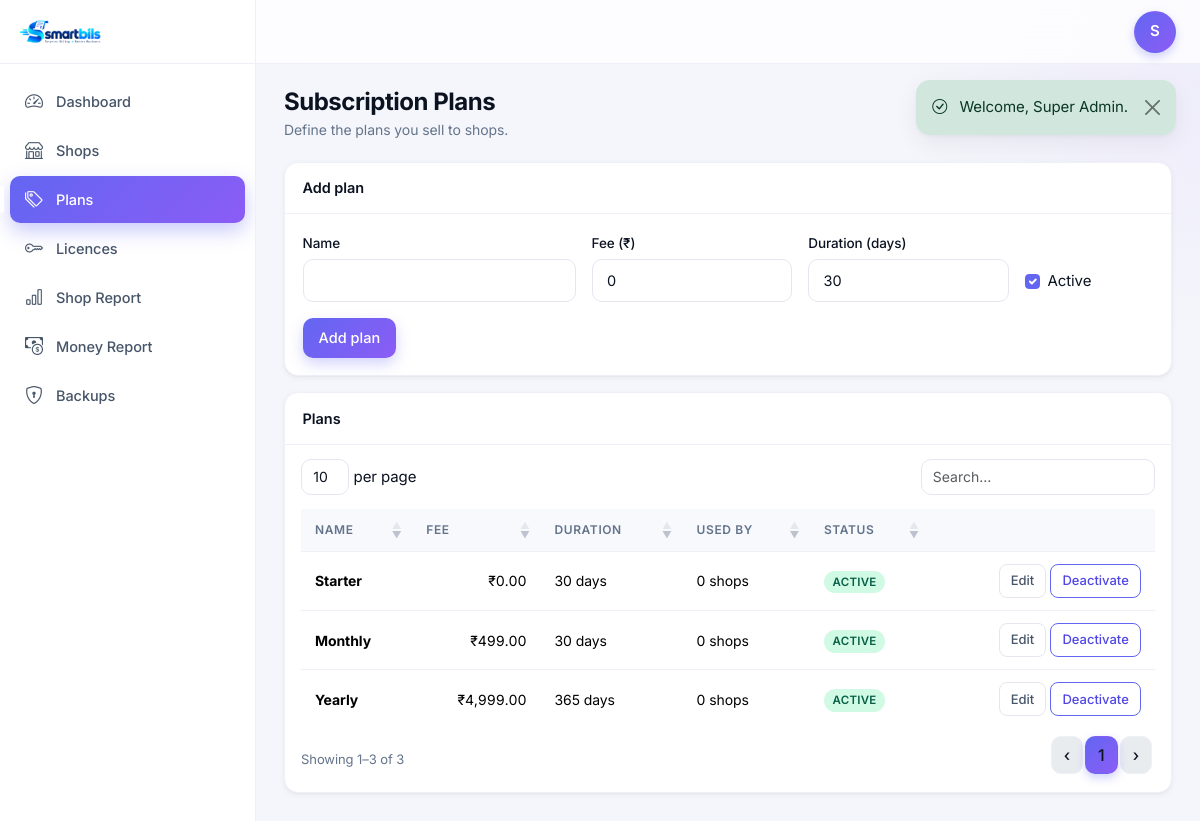
The app's page /admin/plans/index.php (signed in) with its own data.
### tables this page shows
CREATE TABLE IF NOT EXISTS `subscription_plans` (
  `id`            BIGINT UNSIGNED NOT NULL AUTO_INCREMENT,
  `name`          VARCHAR(100) NOT NULL,
  `fee`           DECIMAL(12,2) NOT NULL DEFAULT 0,
  `duration_days` INT UNSIGNED NOT NULL DEFAULT 30,
  `is_active`     TINYINT(1) NOT NULL DEFAULT 1,
  `created_at`    DATETIME NOT NULL DEFAULT CURRENT_TIMESTAMP,
  `updated_at`    DATETIME NOT NULL DEFAULT CURRENT_TIMESTAMP ON UPDATE CURRENT_TIMESTAMP,
  PRIMARY KEY (`id`),
  UNIQUE KEY `uq_plans_name` (`name`)
);

### includes/functions.php (called while the page is built, shortened)
<?php
function e($v): string {
    return htmlspecialchars((string)($v ?? ''), ENT_QUOTES, 'UTF-8');
}
function url(string $path = ''): string {
    return rtrim(BASE_URL, '/') . '/' . ltrim($path, '/');
}
function flash_pull(): array {
    $f = $_SESSION['_flash'] ?? [];
    return $f;
}
function money($amount): string {
    return APP_CURRENCY_SYMBOL . number_format((float)$amount, 2);
}
function current_user(): ?array {
    return $_SESSION['user'] ?? null;
}

### config/database.php (called while the page is built, shortened)
<?php
function db(): PDO {
    static $pdo = null;
    $dsn = sprintf(
        'mysql:host=%s;port=%s;dbname=%s;charset=%s',
        DB_HOST, DB_PORT, DB_NAME, DB_CHARSET
    );
    try {
        $pdo = new PDO($dsn, DB_USER, DB_PASS, [
            PDO::ATTR_ERRMODE            => PDO::ERRMODE_EXCEPTION,
            PDO::ATTR_DEFAULT_FETCH_MODE => PDO::FETCH_ASSOC,
            PDO::ATTR_EMULATE_PREPARES   => false,
            PDO::MYSQL_ATTR_INIT_COMMAND => "SET NAMES utf8mb4 COLLATE utf8mb4_unicode_ci, time_zone = '+05:30'",
        ]);
    } catch (PDOException $e) {
        if (defined('APP_DEBUG') && APP_DEBUG) {
            http_response_code(500);
            exit('DB connect failed: ' . htmlspecialchars($e->getMessage(), ENT_QUOTES, 'UTF-8'));
        }
        error_log('[DB] ' . $e->getMessage());
        http_response_code(500);
        exit('Service unavailable.');
    }
    return $pdo;
}

### admin/plans/index.php (the view, shortened to what this page needs)
<?php
$plans = db()->query("
    SELECT p.*, (SELECT COUNT(*) FROM shop_licenses WHERE plan_id = p.id) AS usage_count
    FROM subscription_plans p
    ORDER BY p.is_active DESC, p.fee ASC")->fetchAll();
$edit = null;
require __DIR__ . '/../../includes/layout-top.php';
?>
<div class="sb-page-header">
  <div>
    <h1 class="sb-page-title">Subscription Plans</h1>
    <p class="sb-page-subtitle">Define the plans you sell to shops.</p>
  </div>
</div>
<div class="card mb-3">
  <div class="card-header"><?= $edit ? 'Edit plan' : 'Add plan' ?></div>
  <div class="card-body">
    <form method="post" class="js-once">
      <div class="row g-3">
        <div class="col-md-4">
          <label class="form-label">Name</label>
          <input class="form-control" name="name" value="<?= e($edit['name'] ?? '') ?>" required>
        </div>
        <div class="col-md-3">
          <label class="form-label">Fee (<?= APP_CURRENCY_SYMBOL ?>)</label>
          <input class="form-control" type="number" step="0.01" min="0" name="fee" value="<?= e($edit['fee'] ?? '0') ?>" required>
        </div>
        <div class="col-md-3">
          <label class="form-label">Duration (days)</label>
          <input class="form-control" type="number" min="1" name="duration_days" value="<?= e($edit['duration_days'] ?? '30') ?>" required>
        </div>
        <div class="col-md-2 d-flex align-items-end">
          <div class="form-check mb-2">
            <input class="form-check-input" type="checkbox" id="is_active" name="is_active" value="1" <?= (!$edit || $edit['is_active']) ? 'checked' : '' ?>>
            <label class="form-check-label" for="is_active">Active</label>
          </div>
        </div>
      </div>
      <div class="mt-3 d-flex gap-2">
        <button class="btn btn-primary"><?= $edit ? 'Save changes' : 'Add plan' ?></button>
      </div>
    </form>
  </div>
</div>
<div class="card">
  <div class="card-header">Plans</div>
  <div class="table-responsive">
    <table class="table sb-datatable" data-nosort="5">
      <thead><tr><th>Name</th><th class="sb-money">Fee</th><th>Duration</th><th>Used by</th><th>Status</th><th></th></tr></thead>
      <tbody>
      <?php foreach ($plans as $p): ?>
        <tr>
          <td><strong><?= e($p['name']) ?></strong></td>
          <td class="sb-money" data-order="<?= e($p['fee']) ?>"><?= money($p['fee']) ?></td>
          <td data-order="<?= (int)$p['duration_days'] ?>"><?= (int)$p['duration_days'] ?> days</td>
          <td data-order="<?= (int)$p['usage_count'] ?>"><?= (int)$p['usage_count'] ?> shops</td>
          <td data-order="<?= (int)$p['is_active'] ?>">
            <?php if ($p['is_active']): ?>
              <span class="badge-pill badge-paid">Active</span>
            <?php else: ?>
              <span class="badge-pill badge-unpaid">Inactive</span>
            <?php endif; ?>
          </td>
          <td class="text-end text-nowrap">
            <a class="btn btn-sm btn-outline-secondary" href="?edit=<?= (int)$p['id'] ?>">Edit</a>
            <form method="post" class="d-inline">
              <button class="btn btn-sm btn-outline-primary">
                <?= $p['is_active'] ? 'Deactivate' : 'Activate' ?>
              </button>
            </form>
          </td>
        </tr>
      <?php endforeach; ?>
      </tbody>
    </table>
  </div>
</div>
<?php require __DIR__ . '/../../includes/layout-bottom.php'; ?>

### includes/header.php (shortened to what this page needs)
<!doctype html>
<html lang="en" data-bs-theme="light">
<head>
<link href="https://cdn.jsdelivr.net/npm/bootstrap@5.3.3/dist/css/bootstrap.min.css" rel="stylesheet">
<link href="https://cdn.jsdelivr.net/npm/bootstrap-icons@1.11.3/font/bootstrap-icons.css" rel="stylesheet">
<link href="<?= url('assets/css/style.css') ?>" rel="stylesheet">
</head>
<body>

### includes/sidebar.php (shortened to what this page needs)
<?php
$u = current_user();
$role = $u['user_type'] ?? 'guest';
$adminMenu = [
    ['dashboard.php',       'speedometer2', 'Dashboard'],
    ['clients/',            'shop',         'Shops'],
    ['plans/',              'tags',         'Plans'],
    ['licenses/',           'key',          'Licences'],
    ['reports/shops.php',   'bar-chart',    'Shop Report'],
    ['reports/money.php',   'cash-coin',    'Money Report'],
    ['backups/',            'shield-lock',  'Backups'],
];
$clientMenu = [
    ['dashboard.php',  'speedometer2', 'Dashboard'],
    ['billing/',       'cart-plus',    'New Bill'],
    ['dues/',          'cash-stack',   'Collect Due'],
    ['products/',      'box-seam',     'Products'],
    ['categories/',    'tags',         'Categories'],
    ['customers/',     'people',       'Customers'],
    ['suppliers/',     'truck',        'Suppliers'],
    ['purchases/',     'bag-plus',     'Purchases'],
    ['payments/',      'wallet2',      'Payments'],
    ['returns/',       'arrow-counterclockwise', 'Returns'],
    ['expenses/',      'receipt',      'Expenses'],
    ['reports/',       'bar-chart',    'Reports'],
    ['staff/',         'people-fill',  'Staff'],
    ['audit/',         'journal-text', 'Audit log'],
    ['settings/',      'gear',         'Settings'],
];
$menu = $role === 'super_admin' ? $adminMenu : $clientMenu;
$base = $role === 'super_admin' ? 'admin/' : 'client/';
?>
<aside class="sb-sidebar" id="sbSidebar">
  <div class="sb-sidebar-header">
    <img src="<?= url('uploads/logo/smartbils_logo_transparent.png') ?>"
         alt="<?= e(APP_NAME) ?>" class="sb-sidebar-logo">
  </div>
  <nav class="sb-nav">
    <?php foreach ($menu as [$path, $icon, $label]):
        $isFolder = substr($path, -1) === '/';
        if ($isFolder) {
            $isActive = str_contains($_SERVER['PHP_SELF'], '/' . $base . $path);
        } else {
            $isActive = basename($_SERVER['PHP_SELF']) === basename($path);
        }
    ?>
      <a class="sb-nav-item <?= $isActive ? 'active' : '' ?>" href="<?= url($base . $path) ?>">
        <i class="bi bi-<?= e($icon) ?>"></i>
        <span><?= e($label) ?></span>
      </a>
    <?php endforeach; ?>
  </nav>
</aside>

### includes/navbar.php (shortened to what this page needs)
<?php
$u = current_user();
$initials = $u ? mb_strtoupper(mb_substr($u['name'] ?? '?', 0, 1)) : '?';
$avatarUrl = null;
?>
<nav class="sb-navbar">
  <div class="sb-navbar-right">
    <?php if ($u): ?>
      <div class="dropdown">
        <button class="sb-avatar-btn" type="button" data-bs-toggle="dropdown" aria-expanded="false">
          <?php if ($avatarUrl): ?>
            <img src="<?= e($avatarUrl) ?>" alt="">
          <?php else: ?>
            <span><?= e($initials) ?></span>
          <?php endif; ?>
        </button>
      </div>
    <?php endif; ?>
  </div>
</nav>

### includes/layout-top.php (shortened to what this page needs)
<?php
require __DIR__ . '/header.php';
require __DIR__ . '/sidebar.php';
require __DIR__ . '/navbar.php';
?>
<main class="sb-main">
  <?php require __DIR__ . '/flash-messages.php'; ?>

### includes/flash-messages.php
<?php
$messages = flash_pull();
if ($messages):
    $icon = ['success' => 'check-circle', 'danger' => 'x-circle', 'warning' => 'exclamation-triangle', 'info' => 'info-circle'];
?>
  <div class="sb-flash-stack" aria-live="polite">
    <?php foreach ($messages as $m):
        $type = in_array($m['type'] ?? '', ['success','danger','warning','info'], true) ? $m['type'] : 'info';
    ?>
      <div class="alert alert-<?= e($type) ?> alert-dismissible fade show sb-flash" role="alert">
        <i class="bi bi-<?= e($icon[$type] ?? 'info-circle') ?> me-2"></i>
        <?= e($m['msg']) ?>
        <button type="button" class="btn-close" data-bs-dismiss="alert" aria-label="Close"></button>
      </div>
    <?php endforeach; ?>
  </div>
<?php endif; ?>

### includes/layout-bottom.php (shortened to what this page needs)
</main>
<?php require __DIR__ . '/footer.php'; ?>
<link  href="https://cdn.datatables.net/1.13.8/css/dataTables.bootstrap5.min.css" rel="stylesheet">

### includes/footer.php (shortened to what this page needs)
</body>
</html>

### records on screen
subscription_plans: name "Starter", fee "₹0.00", duration_days "30", usage_count "0", is_active "ACTIVE"
subscription_plans: name "Monthly", fee "₹499.00", duration_days "30", usage_count "0", is_active "ACTIVE"
subscription_plans: name "Yearly", fee "₹4,999.00", duration_days "365", usage_count "0", is_active "ACTIVE"

### other values on screen
$label "Dashboard"
$label "Shops"
$label "Plans"
$label "Licences"
$label "Shop Report"
$label "Money Report"
$label "Backups"
$initials "S"
$m['msg'] "Welcome, Super Admin."
APP_CURRENCY_SYMBOL "₹"
